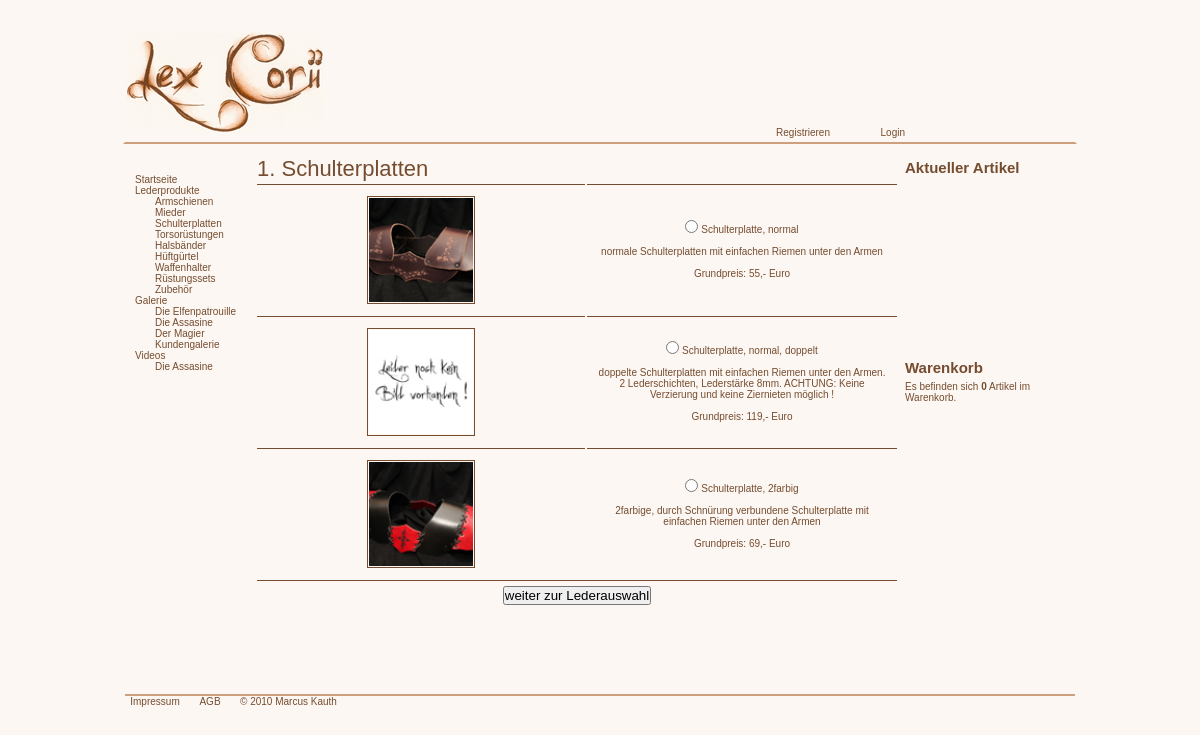
The page /schulterplatte.php on the database its author committed.
### tables this page shows
CREATE TABLE IF NOT EXISTS `artikel` (
  `aid` int(10) NOT NULL,
  `gid` int(5) DEFAULT NULL,
  `name` varchar(50) DEFAULT NULL,
  `beschreibung` text NOT NULL,
  `preis` double NOT NULL,
  `farbe` varchar(20) NOT NULL,
  `bild1` varchar(50) DEFAULT NULL,
  PRIMARY KEY (`aid`),
  KEY `gid` (`gid`)
);

### schulterplatte.php (the view, shortened to what this page needs)
<?php
    include "functions.php";
	$sth=$dbh->prepare("SELECT * FROM artikel WHERE gid = ?");
	$sth->execute (array('5'));
	$lederartikel = $sth->fetchAll(PDO::FETCH_OBJ);
	include "header.php";
?>
<table>
	<tr style="height:25px">
        <td colspan="2" style="border:0px">
            <ul class="produktnavi">
                <li style="font-size:22px; margin:0 10px 0 0"><?= '1. '.$_SESSION['link'] ?></li>
            </ul>
        </td>
    </tr>
	<form method="post">
        <?php foreach ($lederartikel as $art): ?>
        	<tr>
            	<td><a href="images/produktbilder/<?= $art->bild1 ?>.jpg" rel="lightbox"><img src="images/produktbilder/thn/<?= $art->bild1 ?>thn.jpg" alt="Produktbild" title="zum Vergr&ouml;&szlig;ern bitte klicken" class="artikelbilder1" /></a></td>
                <td>
                	<input type="radio" name="lederartikel" value="<?= $art->name ?>" /> <?= $art->name."<br /><br /><p style=\"margin:0 10px\">".$art->beschreibung."</p><br /><p>Grundpreis: ".$art->preis.",- Euro</p>" ?>
                </td>
            </tr>
         <?php $bild++;
        	endforeach ?>
    	<tr style="height:30px">
        	<td colspan="2"><input type="submit" name="weiter" value="weiter zur Lederauswahl" /></td>
		</tr>
     </form>
</table>
<?php include "footerartikel.php"; ?>

### style.css (style rules this page uses)
* { margin:0; padding:0; }
html { font-family:"Trebuchet MS", Arial, Georgia, "Times New Roman", serif; font-size:10px; background-color:#fcf7f2; color:#754c30; }
#maininbox tr { height:130px; }
#maininbox td { width:310px; border-top:1px solid #754c30; text-align:center; }
#maininbox ul { margin:0 0 0 0; }
.produktnavi li { float:left; margin:11px 10px 0 0; list-style:none; }
a { color:#754c30;; outline:none; text-decoration:none; }
a img { border:2px solid #color:#754c30;; }
.artikelbilder1 { list-style:none; float:left; height:104px; width:104px; border:1px solid #754c30; margin:0 110px; padding:1px; }
form { display:inline; }
table ul { list-style:none; }

### rows shown on the page
artikel: bild1 (picture), name "Schulterplatte, normal", beschreibung "normale Schulterplatten mit einfachen Riemen unter den Armen", preis "55"
artikel: bild1 (picture), name "Schulterplatte, normal, doppelt", beschreibung "doppelte Schulterplatten mit einfachen Riemen unter den Armen. 2 Lederschichten, Lederstärke 8mm. ACHTUNG: Keine Verzierung und keine Ziernieten möglich !", preis "119"
artikel: bild1 (picture), name "Schulterplatte, 2farbig", beschreibung "2farbige, durch Schnürung verbundene Schulterplatte mit einfachen Riemen unter den Armen", preis "69"

### other values the page prints
$_SESSION['link'] "Schulterplatten"
$artikelanzahl "0"
